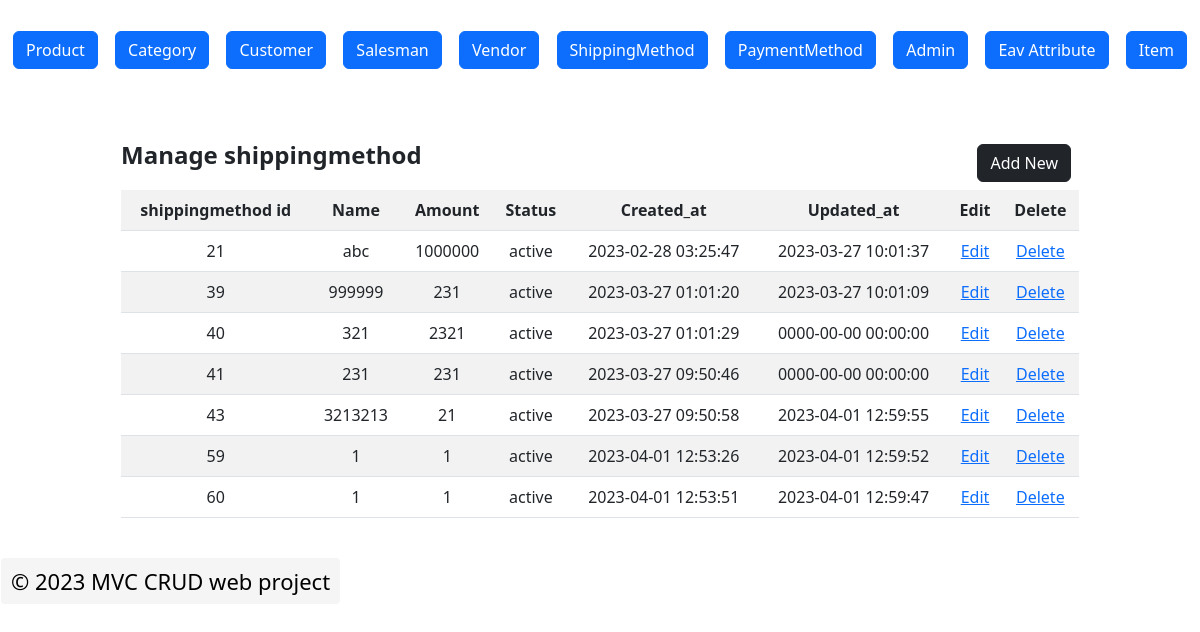
/index.php?c=shippingmethod&a=grid, run on an earlier commit of the app's database.
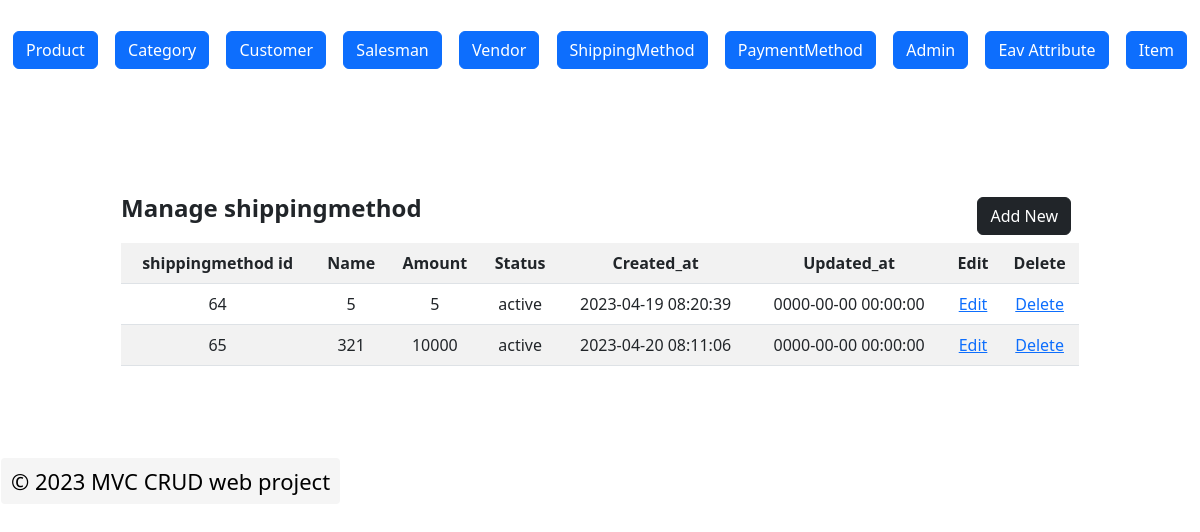
And on a later commit of the database.
### tables this page shows
CREATE TABLE `shipping_method` (
  `shipping_method_id` int(11) NOT NULL,
  `name` varchar(255) NOT NULL,
  `amount` decimal(50,0) NOT NULL,
  `status` tinyint(4) NOT NULL,
  `created_at` datetime NOT NULL,
  `updated_at` datetime NOT NULL
);

### Block/Core/Template.php (called while the page is built, shortened)
<?php
class Block_Core_Template extends Model_Core_View
{
	protected $children = [];
	public function getChildren()
	{
		return $this->children;
	}
	public function addChild($key, $value)
	{
		$this->children[$key] = $value;
		return $this;
	}
}

### Model/Core/View.php (called while the page is built, shortened)
<?php
class Model_Core_View
{
	protected $template = null;
	public function setTemplate($template)
	{
		$this->template = $template;
		return $this;
	}
	public function getTemplate()
	{
		return $this->template;
	}
	public function render()
	{
		require "View" . DS . $this->getTemplate();
	}
	public function getUrl($action = null, $controller = null, $param = [], $reset = false)
	{
		return Ccc::getModel('Core_Url')->getUrl($action, $controller, $param, $reset);
	}
}

### Controller/Shippingmethod.php (called while the page is built, shortened)
<?php
class Controller_Shippingmethod extends Controller_Core_Action
{
	public function gridAction()
	{
		try {
			$layout = $this->getLayout();
			$grid = $layout->createBlock('shippingMethod_Grid');
			$layout->getChild('content')->addChild('grid',$grid);
			$layout->render();
		} catch (Exception $e) {
			Ccc::getModel('Core_View')->getMessage()->addMessages($e->getMessage(),Model_Core_Message::FAILURE);
		}
	}
}
?>

### index.php (called while the page is built, shortened)
<?php
spl_autoload_register(function ($className) {
    $classPath = str_replace('_', '/', $className);
});
class Ccc
{
	public static function init()
	{
		$front = new Controller_Core_Front();
		$front->init();
	}
	public static function getModel($className)
	{
		return new $className();
	}
}
Ccc::init();
?>

### Block/Core/Grid.php (called while the page is built, shortened)
<?php
class Block_Core_Grid extends Block_Core_Template
{
	protected $_columns = [];
	protected $_actions = [];
	protected $_buttons = [];
	protected $_title = null;
	public function getColumns()
	{
		return $this->_columns;
	}
	public function addColumn($key, $value)
	{
		$this->_columns[$key] = $value;
		return $this;
	}
	public function getActions()
	{
		return $this->_actions;
	}
	public function addAction($key, $value)
	{
		$this->_actions[$key] = $value;
		return $this;
	}
	public function getColumnValue($row, $key)
	{
		if ($key == 'status') {
			return $row->getStatusText();
		}
		return $row->$key;
	}
	public function getButtons()
	{
		return $this->_buttons;
	}
	public function addButton($key, $value)
	{
		$this->_buttons[$key] = $value;
		return $this;
	}
	public function setTitle($title)
	{
		$this->_title = $title;
		return $this;
	}
    public function getTitle()
	{
		return $this->_title;
	}
}
?>

### Block/Shippingmethod/Grid.php (called while the page is built, shortened)
<?php
class Block_Shippingmethod_Grid extends Block_Core_Grid
{
	public function getEditUrl($row, $key)
	{
		return  $this->getUrl($key, null , ['shipping_method_id' => $row->getId()], true);
	}
	public function getDeleteUrl($row, $key)
	{
		return  $this->getUrl($key, null , ['shipping_method_id' => $row->getId()], true);
	}
	public function getCollection()
	{
		$sql = "SELECT * FROM `shipping_method`";
		$shippingMethod = Ccc::getModel('Shippingmethod')->fetchAll($sql);
		return $shippingMethod;
	}
}

### Model/Core/Adapter.php (called while the page is built, shortened)
	<?php
class Model_Core_Adapter {
	public $config = [
		'host' => 'localhost',
		'username'=>'root',
		'password' => '',
		'dbname' => 'newmvc-hirenasodiya'
	];
	public function connect()
	{
		$connect = mysqli_connect(
		$this->config['host'],
		$this->config['username'],
		$this->config['password'],
		$this->config['dbname']);
		return $connect;
	}
	public function fetchAll($query)
	{
		$connect = $this->connect();
		$result	= mysqli_query($connect,$query);
		if($result->num_rows > 0)
		{
		    return $result->fetch_all(MYSQLI_ASSOC);
		}
		return null;
	}
}
?>

### Model/Core/Table/Resource.php (called while the page is built, shortened)
<?php
class Model_Core_Table_Resource
{
	protected $primaryKey = null;
	public function getAdapter()
	{
		$adapter = new Model_Core_Adapter();
		return $adapter;
	}
	public function setPrimaryKey($primaryKey)
	{
		$this->primaryKey = $primaryKey;
		return $this;
	}
	public function getPrimaryKey()
	{
		return $this->primaryKey;
	}
	public function fetchAll($query)
	{
		return $this->getAdapter()->fetchAll($query);
	}
}
?>

### Model/Core/Table.php (called while the page is built, shortened)
<?php
class Model_Core_Table
{
	protected $data = [];
	protected $resource = null;
	protected $collection = null;
	public function setResource($resource)
	{
		$this->resource = $resource;
		return $this;
	}
	public function getResource()
	{
		if ($this->resource) {
			return $this->resource;
		}
		$resource = new ($this->resourceClass)();
		return $resource;
	}
	public function setCollection($collection)
	{
		$this->collection = $collection;
		return $this;
	}
	public function getCollection()
	{
		if ($this->collection) {
			return $this->collection;
		}
		$collection = new ($this->collectionClass)();
		return $collection;
	}
	public function getId()
	{
		$primaryKey = $this->getResource()->getPrimaryKey();
		return $this->$primaryKey;
	}
	public function __get($key)
	{
		return $this->data[$key];
	}
	public function setData(array $data)
	{
		$this->data = array_merge($this->data, $data) ;
		return $this;
	}
	public function fetchAll($query)
	{
		$result = $this->getResource()->fetchAll($query);
		$collection = $this->getCollection()->setData($result);
		return $collection;
	}
}
?>

### Model/Core/Table/Collection.php (called while the page is built, shortened)
<?php
class Model_Core_Table_Collection
{
	protected $data = [];
	public function setData(array $data)
	{
		$this->data = array_merge($this->data, $data);
		return $this;
	}
	public function getData()
	{
		return $this->data;
	}
}

### Model/Shippingmethod/Resource.php (called while the page is built, shortened)
<?php
class Model_Shippingmethod_Resource extends Model_Core_Table_Resource
{
	public function getStatusOptions()
	{
		return [
			Model_Shippingmethod::STATUS_ACTIVE => Model_Shippingmethod::STATUS_ACTIVE_LBL,
			Model_Shippingmethod::STATUS_INACTIVE => Model_Shippingmethod::STATUS_INACTIVE_LBL
		];
	}
}

### Model/Shippingmethod.php (called while the page is built, shortened)
<?php
class Model_Shippingmethod extends Model_Core_Table
{
    public function getStatusText()
    {
        $statuses = $this->getResource()->getStatusOptions();
        if (array_key_exists($this->status, $statuses))
        {
            return $statuses[$this->status];
        }
        return $statuses[self::STATUS_DEFAULT];
    }
}
?>

### Model/Core/Url.php (called while the page is built)
<?php
require_once'Model/Core/Request.php';
class Model_Core_Url
{
	public function getUrl($action = null, $controller = null, $param = [], $reset = false)
	{
		$result = new Model_Core_Request();
		$final = $result->getParam();
		if ($reset) {
			$final = [];
		}
		if ($controller) {
			$final['c'] = $controller;
		}
		else{
			$final['c'] = $result->getControllerName();
		}
		if ($action) {
			$final['a'] = $action;
		}
		else{
			$final['a'] = $result->getActionName();
		}
		if ($param) {
			$final = array_merge($final, $param);
		}
		$queryString = http_build_query($final);
		$requesturl = trim($_SERVER['REQUEST_URI'], $_SERVER['QUERY_STRING']);
		return $url = $_SERVER['REQUEST_SCHEME'].'://'.$_SERVER['HTTP_HOST'].$requesturl.$queryString;
	}
}
?>

### Model/Core/Request.php (called while the page is built, shortened)
<?php
class Model_Core_Request
{
	public function getParam($key = null , $value = null)
	{
		if($key == 	null)
		{
			return $_GET;
		}
		if(array_key_exists($key, $_GET))
		{
			return $_GET[$key];
		}
		return $value;
	}
	public function getControllerName()
	{
		return $this->getParam('c', 'product');
	}
}
?>

### View/core/grid.phtml (the view)
<?php
$rows = $this->getCollection();
?>
<div class="d-flex align-items-center justify-content-sm-between">
	<p class="fw-bolder fs-4"><?php echo $this->getTitle(); ?></p>
	<div class="m-2 mx-2">
		<?php foreach($this->getButtons() as $key => $button):  ?>
		<a class="btn btn-dark pull-right" href="<?php echo $button['url']; ?>"><?php echo $button['title']; ?></a>
		<?php endforeach; ?>
	</div>
</div>
<table class="table table-striped text-center ">
		<tr>
			<?php foreach($this->getColumns() as $key => $column):  ?>
			<th><?php echo $column['title']; ?></th>
			<?php endforeach; ?>
			<?php foreach($this->getActions() as $key => $action):  ?>
			<th><?php echo $action['title']; ?></th>
			<?php endforeach; ?>
		</tr>
		<?php if (!$rows):?>
		<tr>
			<td colspan="16">No record found</td>
		</tr>
		<?php else: ?>
		<?php foreach($rows->getData() as $row):?>
			<tr>
				<?php foreach($this->getColumns() as $key => $column):  ?>
				<td><?php echo $this->getColumnValue($row, $key);?></td>
				<?php endforeach; ?>
				<?php foreach($this->getActions() as $key => $action):  ?>
				<td><a href="<?php $method = $action['method']; echo $this->$method($row, $key); ?>"><?php echo $action['title']; ?></a></td>
				<?php endforeach; ?>
			</tr>
		<?php endforeach; ?>
		<?php endif; ?>
	</table>
</body>
</html>

### View/html/content.phtml
<?php
$children = $this->getChildren();
foreach ($children as $child) {
	$child->render();
}
?>

What changed in the data, as far as the page shows it:
removed shipping_method: shipping_method_id "21", name "abc", amount "1000000", status "active", created_at "2023-02-28 03:25:47", updated_at "2023-03-27 10:01:37"
removed shipping_method: shipping_method_id "39", name "999999", amount "231", status "active", created_at "2023-03-27 01:01:20", updated_at "2023-03-27 10:01:09"
removed shipping_method: shipping_method_id "40", name "321", amount "2321", status "active", created_at "2023-03-27 01:01:29", updated_at "0000-00-00 00:00:00"
removed shipping_method: shipping_method_id "41", name "231", amount "231", status "active", created_at "2023-03-27 09:50:46", updated_at "0000-00-00 00:00:00"
removed shipping_method: shipping_method_id "43", name "3213213", amount "21", status "active", created_at "2023-03-27 09:50:58", updated_at "2023-04-01 12:59:55"
removed shipping_method: shipping_method_id "59", name "1", amount "1", status "active", created_at "2023-04-01 12:53:26", updated_at "2023-04-01 12:59:52"
removed shipping_method: shipping_method_id "60", name "1", amount "1", status "active", created_at "2023-04-01 12:53:51", updated_at "2023-04-01 12:59:47"
added shipping_method: shipping_method_id "64", name "5", amount "5", status "active", created_at "2023-04-19 08:20:39", updated_at "0000-00-00 00:00:00"
added shipping_method: shipping_method_id "65", name "321", amount "10000", status "active", created_at "2023-04-20 08:11:06", updated_at "0000-00-00 00:00:00"
Also different on the page:
list line gone: "Edit Delete Edit Delete Edit Delete Edit Delete Edit Delete"
